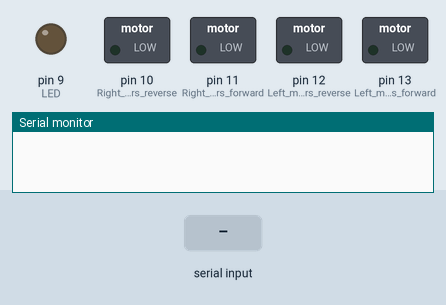
This sketch was run on a simulated Arduino Uno, built with avr-gcc and run on an emulated ATmega328P. Parts: switched loads named in the sketch (green lamp = pin HIGH), output pins drawn as LEDs (lit = HIGH), the last lines printed to the serial monitor. Inputs (shaded band) come from the test bench.

Above: at 1.2 s.
1.3 s: "F" received over Serial
At 2.4 s:
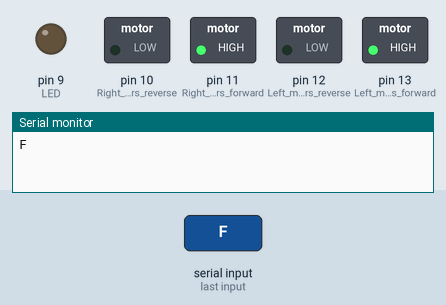
2.9 s: "B" received over Serial
At 3.7 s:
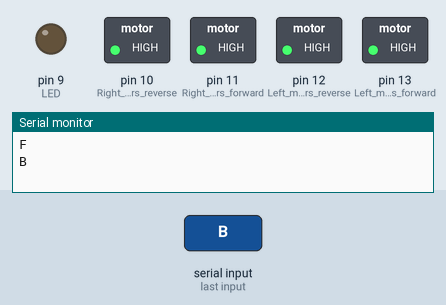
4.5 s: "W" received over Serial
At 4.8 s:
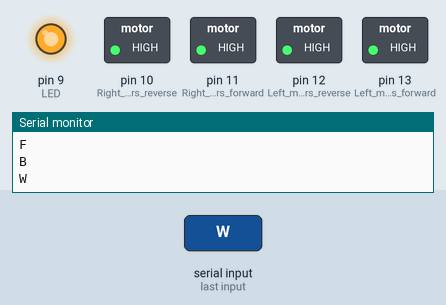
6.0 s: "S" received over Serial
At 7.2 s:
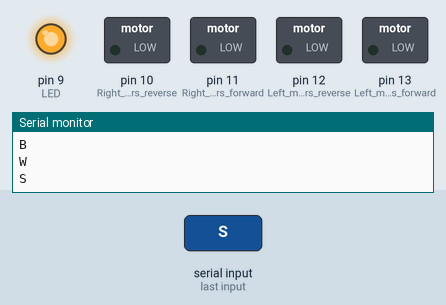
7.5 s: "L" received over Serial
At 8.4 s:
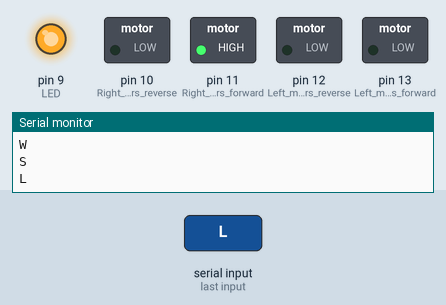
9.0 s: "R" received over Serial
At 9.5 s:
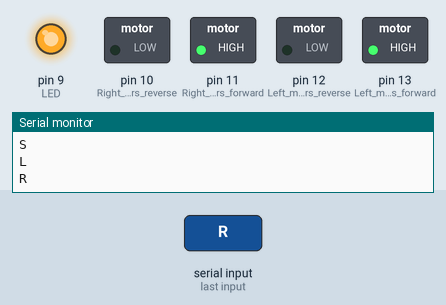
Timing chart, 0 to 11.5 s (numbered marks = the images above; inputs shaded):
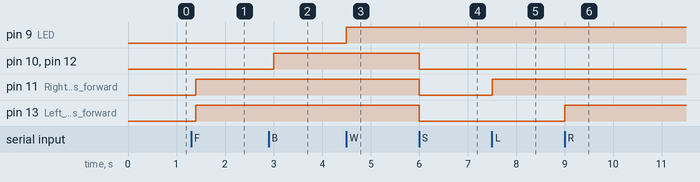

The sketch:

bluetooth_car.ino
```cpp
char receivedChar;

void setup() {
  pinMode(13, OUTPUT);   // Left motors forward
  pinMode(12, OUTPUT);   // Left motors reverse
  pinMode(11, OUTPUT);   // Right motors forward
  pinMode(10, OUTPUT);   // Right motors reverse
  pinMode(9, OUTPUT);    // LED
  Serial.begin(9600);
}

void loop() {
  if (Serial.available()) {
    receivedChar = Serial.read();
    Serial.println(receivedChar);
  }

  if (receivedChar == 'F') {  // Move forward (all motors rotate in forward direction)
    digitalWrite(13, HIGH);
    digitalWrite(11, HIGH);
  }
  else if (receivedChar == 'B') {  // Move reverse (all motors rotate in reverse direction)
    digitalWrite(12, HIGH);
    digitalWrite(10, HIGH);
  }
  else if (receivedChar == 'L') {  // Turn right (left side motors rotate in forward direction, right side motors don't rotate)
    digitalWrite(11, HIGH);
  }
  else if (receivedChar == 'R') {  // Turn left (right side motors rotate in forward direction, left side motors don't rotate)
    digitalWrite(13, HIGH);
  }
  else if (receivedChar == 'W') {  // Turn LED on
    digitalWrite(9, HIGH);
  }
  else if (receivedChar == 'w') {  // Turn LED off
    digitalWrite(9, LOW);
  }
  else if (receivedChar == 'S') {  // STOP (all motors stop)
    digitalWrite(13, LOW);
    digitalWrite(12, LOW);
    digitalWrite(11, LOW);
    digitalWrite(10, LOW);
  }
  delay(100);
}
```

Measured:
- after the input at 1.3 s, pin 11 (Right_motors_forward), pin 13 (Left_motors_forward): LOW → HIGH after 0.10 s
- after the input at 2.9 s, pin 10 (Right_motors_reverse), pin 12 (Left_motors_reverse): LOW → HIGH after 0.10 s
- after the input at 4.5 s, pin 9 (LED): LOW → HIGH at once
- after the input at 6.0 s, pin 10 (Right_motors_reverse), pin 11 (Right_motors_forward), pin 12 (Left_motors_reverse), pin 13 (Left_motors_forward): HIGH → LOW at once
- after the input at 7.5 s, pin 11 (Right_motors_forward): LOW → HIGH at once
- after the input at 9.0 s, pin 13 (Left_motors_forward): LOW → HIGH at once
